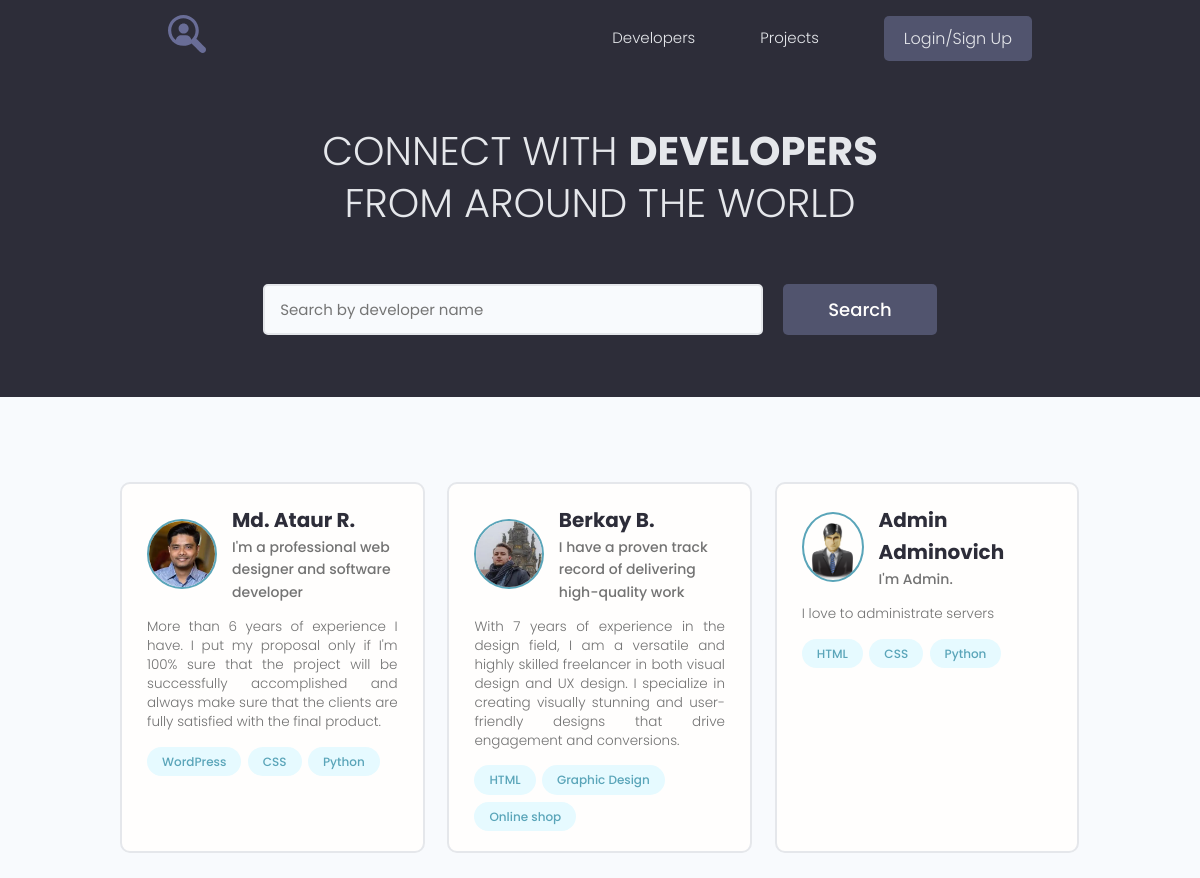
The page / on the database its author committed.
### users/models.py (models this page shows, shortened)
class Profile(models.Model):
    user = models.OneToOneField(User, on_delete=models.CASCADE, blank=True, null=True)
    name = models.CharField(max_length=200, blank=True, null=True)
    email = models.EmailField(max_length=500, blank=True, null=True)
    username = models.CharField(max_length=200, blank=True, null=True)
    short_info = models.CharField(max_length=200, blank=True, null=True)
    bio = models.TextField(blank=True, null=True)
    profile_image = models.ImageField(upload_to='profiles/', blank=True, null=True,
                                      default='profiles/user-default.png')
    social_github = models.CharField(max_length=200, blank=True, null=True)
    social_youtube = models.CharField(max_length=200, blank=True, null=True)
    social_website = models.CharField(max_length=200, blank=True, null=True)
    created = models.DateTimeField(auto_now_add=True)

class Skill(models.Model):
    owner = models.ForeignKey(Profile, on_delete=models.CASCADE, blank=True, null=True)
    name = models.CharField(max_length=200, blank=True, null=True)
    description = models.TextField(blank=True, null=True)
    created = models.DateTimeField(auto_now_add=True)
    def __str__(self):
        return self.name

### users/views.py (the view)
# urls.py: path('', views.profiles, name='profiles'),
def profiles(request):
    users, search_query = search_profiles(request)
    context = {'profiles': users, 'search_query': search_query}
    return render(request, 'users/index.html', context)

### users/utils.py (called while the page is built)
def search_profiles(request):
    search_query = ''
    if request.GET.get('search_query'):
        search_query = request.GET.get('search_query')
    skills = Skill.objects.filter(name__iexact=search_query)
    users = Profile.objects.distinct().filter(Q(name__icontains=search_query) |
                                              Q(short_info__icontains=search_query) |
                                              Q(skill__in=skills))
    return users, search_query

### users/templates/users/index.html (shortened to what this page needs)
{% extends 'projects/base.html' %}
{% block content %}
  <main class="home">
    <section class="hero-section text-center">
      <div class="container container--narrow">
        <div class="hero-section__box">
          <h2>CONNECT WITH <span>DEVELOPERS</span></h2>
          <h2>FROM AROUND THE WORLD</h2>
        </div>
        <div class="hero-section__search">
          <form class="form" action="{% url 'profiles' %}" method="get">
            <div class="form__field">
              <input class="input input--text" id="formInput#search" type="text" name="search_query" value="{{ search_query }}"
                placeholder="Search by developer name" />
            </div>
            <input class="btn btn--sub btn--lg" type="submit" value="Search" />
          </form>
        </div>
      </div>
    </section>
    <section class="devlist">
      <div class="container">
        <div class="grid grid--three">
          {% for profile in profiles %}
          <div class="column card">
            <div class="dev">
              <a href="{% url 'user_profile' profile.id %}" class="card__body">
                <div class="dev__profile">
                  <img class="avatar avatar--md" src="{{ profile.profile_image.url }}" alt="image" />
                  <div class="dev__meta">
                    <h3>{{ profile.name }}</h3>
                    <h5>{{ profile.short_info }}</h5>
                  </div>
                </div>
                <p class="dev__info">
                  {{ profile.bio }}
                </p>
                <div class="dev__skills">
                  {% for skill in profile.skill_set.all|slice:"3" %}
                  <span class="tag tag--pill tag--main">
                    <small>{{ skill }}</small>
                  </span>
                  {% endfor %}
                </div>
              </a>
            </div>
          </div>
          {% endfor %}
        </div>
      </div>
    </section>
  </main>
{% endblock %}

### projects/static/styles/app.css (style rules this page uses)
:root { --color-sub: #2d2d39; }
.btn--sub { background-color: var(--color-sub-light); }
.card { border: 2px solid var(--color-light); }
img { width: 100%; }
.hero-section { height: 40vh; display: flex; align-items: center; background-color: var(--color-sub); }
.hero-section__box { margin-bottom: 4rem; }
.hero-section__box > h2, .hero-section__box > h2 > span { font-size: 4rem; color: var(--color-light); line-height: 1.3; text-transform: uppercase; }
.hero-section__box > h2 { font-weight: 300; }
.hero-section__box > h2 > span { font-weight: 700; }
.hero-section__search > .form { display: flex; align-items: center; justify-content: center; gap: 2rem; }
.hero-section__search > .form input.input--text { width: 50rem; }
.devlist { margin-top: 8rem; }
.devlist .grid { align-items: stretch; }
.devlist .dev .dev__profile { display: flex; align-items: center; gap: 1.5rem; }
.devlist .dev .dev__meta h3 { color: var(--color-sub); font-size: 2rem; font-weight: 700; }
.devlist .dev .dev__meta h5 { color: var(--color-text); font-size: 1.4rem; font-weight: 500; }
.devlist .dev .dev__info { margin: 1.5rem 0; font-size: 1.35rem; line-height: 1.4; text-align: justify; }

### projects/static/uikit/styles/modules/_variables.css (style rules this page uses)
:root { --color-main: #5aa5b9; --color-main-light: #e6faff; --color-sub: #3f4156; --color-sub-light: #51546e; --color-sub-lighter: #ededfd; --color-text: #737373; --color-gray: #8b8b8b; --color-light: #e5e7eb; --color-light-gray: #767676; --color-bg: #f8fafd; --color-white: #fffefd; --color-white-light: #f3f3f3; --color-success: #359e64; --color-success-bg: #def8e8; --color-error: #fc4b0b; --color-error-bg: #fff2ee; --font-base: 'Poppins', arial, helvetica, 'Segoe UI', roboto, ubuntu, sans-serif; --font-monospace: 'Fira Code', 'Courier New', courier, monospace; --font-regular: 300; --font-medium: 500; --font-bold: 700; --generic-shadow: 1px 1px 5px #00000010; --generic-transition: all 0.3s ease-in-out; }

### projects/static/uikit/styles/modules/_base.css (style rules this page uses)
* { margin: 0; padding: 0; box-sizing: border-box; text-rendering: optimizeLegibility; color: inherit; font-size: inherit; }
html { font-size: 50%; }
@media only screen and (min-width: 480px) { html { font-size: 56.25%; } }
@media only screen and (min-width: 1200px) { html { font-size: 62.5%; } }
body { line-height: 1.6; font-weight: 400; font-size: 1.5rem; color: var(--color-text); background-color: var(--color-bg); min-height: 100vh; }

### projects/static/uikit/styles/modules/_typography.css (style rules this page uses)
* { font-family: var(--font-base); }
h2 { font-size: 3.6rem; font-weight: var(--font-bold); }
h3 { font-size: 3.2rem; font-weight: var(--font-medium); }
h5 { font-size: 2.4rem; font-weight: var(--font-medium); }
h5, h6 { font-weight: var(--font-regular); }
p, span, strong { font-size: 1.6rem; color: var(--color-text); font-weight: var(--font-regular); }
a { padding-bottom: 2px; text-decoration: none; display: inline-block; color: var(--color-main); font-weight: var(--font-medium); }

### projects/static/uikit/styles/modules/_utilities.css (style rules this page uses)
.container { width: 92%; max-width: 165rem; margin: 0 auto; box-sizing: border-box; }
.container--narrow { width: 92%; max-width: 120rem; }
@media screen and (min-width: 1000px) { .container { width: 90%; } }
@media screen and (min-width: 1000px) { .container--narrow { width: 85%; } }
@media screen and (min-width: 1200px) { .container { width: 80%; } }
@media screen and (min-width: 1200px) { .container--narrow { width: 72%; } }
.text-center { text-align: center; }

### projects/static/uikit/styles/modules/_avatar.css (style rules this page uses)
.avatar { border-radius: 50%; border: 2px solid var(--color-main); object-fit: cover; }
.avatar--md { height: 7rem; width: 7rem; }

### projects/static/uikit/styles/modules/_button.css (style rules this page uses)
.btn { display: inline-block; position: relative; cursor: pointer; background-color: var(--color-light); font-weight: var(--font-medium); color: var(--color-sub); text-decoration: none; padding: 1rem 2rem; border-radius: 0.5rem; border: none; width: -webkit-fit-content; width: -moz-fit-content; width: fit-content; height: -webkit-fit-content; height: -moz-fit-content; height: fit-content; font-size: 1.6rem; outline-width: 0; outline-color: transparent; -webkit-backface-visibility: hidden; backface-visibility: hidden; transition: all 0.3s ease-in-out; }
.btn--sub { background-color: var(--color-sub); color: var(--color-white); }
.btn--lg { font-size: 1.8rem; padding: 1.2rem 4.5rem; }

### projects/static/uikit/styles/modules/_card.css (style rules this page uses)
.card { border-radius: 1rem; background-color: var(--color-white); border: 1.5px solid var(--color-light); width: auto; height: auto; margin-top: 0.5rem; margin-bottom: 0.5rem; overflow: hidden; }
.card__body, .card__header { padding: 2rem 2.5rem; }

### rows shown on the page
Profile: profile_image (picture), name "Md. Ataur R.", short_info "I'm a professional web designer and software developer", bio "More than 6 years of experience I have. I put my proposal only if I'm 100% sure that the project will be successfully accomplished and always make sure that the clients are fully satisfied with the final product."
Skill: name "WordPress"
Skill: name "CSS"
Skill: name "Python"
Profile: profile_image (picture), name "Berkay B.", short_info "I have a proven track record of delivering high-quality work", bio "With 7 years of experience in the design field, I am a versatile and highly skilled freelancer in both visual design and UX design. I specialize in creating visually stunning and user-friendly designs that drive engagement and conversions."
Skill: name "HTML"
Skill: name "Graphic Design"
Skill: name "Online shop"
Profile: profile_image (placeholder picture), name "Admin Adminovich", short_info "I'm Admin.", bio "I love to administrate servers"
Skill: name "HTML"
Skill: name "CSS"
Skill: name "Python"
